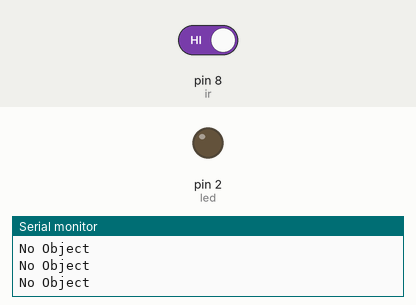
The sketch below on a simulated Arduino Uno, built with avr-gcc and run on an emulated ATmega328P. On the bench: output pins drawn as LEDs (lit = HIGH), the last lines printed to the serial monitor. Inputs (shaded band) come from the test bench; at power-on: pin 8 (ir) HIGH.

Above: at 1.8 s.
1.9 s: pin 8 (ir) driven LOW
At 2.6 s:
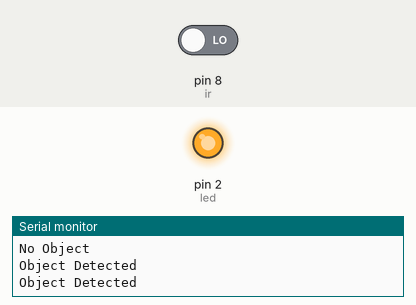
3.5 s: pin 8 (ir) driven HIGH
At 3.8 s:
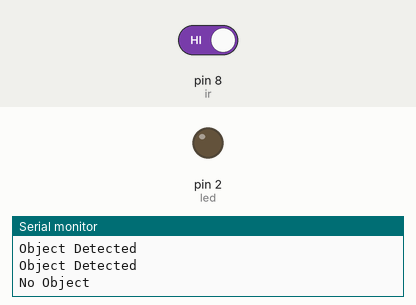
Timing chart, 0 to 6.5 s (numbered marks = the images above; inputs shaded):
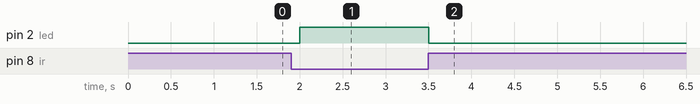

Measured:
- after the input at 1.9 s, pin 2 (led): LOW → HIGH after 0.10 s
- after the input at 3.5 s, pin 2 (led): HIGH → LOW at once

The sketch:

02_IR_Sensor.ino
```cpp
// IR Sensor - Object Detection
int ir = 8;
int led = 2;

void setup()
{
  pinMode(ir, INPUT);
  pinMode(led, OUTPUT);

  Serial.begin(9600);
}

void loop()
{
  int val = digitalRead(ir);

  if (val == LOW)
  {
    digitalWrite(led, HIGH);
    Serial.println("Object Detected");
  }
  else
  {
    digitalWrite(led, LOW);
    Serial.println("No Object");
  }

  delay(500);
}
```
